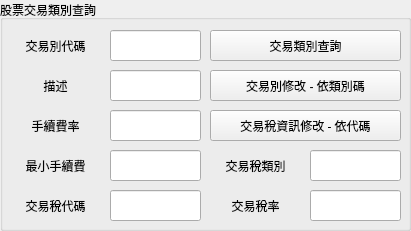
   <widget class="QGroupBox" name="groupBox_stock_trading_type">
    <property name="geometry">
     <rect>
      <x>20</x>
      <y>420</y>
      <width>411</width>
      <height>231</height>
     </rect>
    </property>
    <property name="title">
     <string>股票交易類別查詢</string>
    </property>
    <widget class="QPushButton" name="pushButton_stt_select">
     <property name="geometry">
      <rect>
       <x>210</x>
       <y>30</y>
       <width>191</width>
       <height>31</height>
      </rect>
     </property>
     <property name="font">
      <font>
       <pointsize>9</pointsize>
      </font>
     </property>
     <property name="text">
      <string>交易類別查詢</string>
     </property>
    </widget>
    <widget class="QLabel" name="label_3">
     <property name="geometry">
      <rect>
       <x>10</x>
       <y>70</y>
       <width>91</width>
       <height>31</height>
      </rect>
     </property>
     <property name="text">
      <string>描述</string>
     </property>
     <property name="alignment">
      <set>Qt::AlignCenter</set>
     </property>
    </widget>
    <widget class="QLabel" name="label_28">
     <property name="geometry">
      <rect>
       <x>10</x>
       <y>30</y>
       <width>91</width>
       <height>31</height>
      </rect>
     </property>
     <property name="text">
      <string>交易別代碼</string>
     </property>
     <property name="alignment">
      <set>Qt::AlignCenter</set>
     </property>
    </widget>
    <widget class="QPushButton" name="pushButton_stt_update_by_sttid">
     <property name="geometry">
      <rect>
       <x>210</x>
       <y>70</y>
       <width>191</width>
       <height>31</height>
      </rect>
     </property>
     <property name="font">
      <font>
       <pointsize>9</pointsize>
      </font>
     </property>
     <property name="text">
      <string>交易別修改 - 依類別碼</string>
     </property>
    </widget>
    <widget class="QPushButton" name="pushButton_stt_tax_update_by_taxid">
     <property name="geometry">
      <rect>
       <x>210</x>
       <y>110</y>
       <width>191</width>
       <height>31</height>
      </rect>
     </property>
     <property name="font">
      <font>
       <family>Microsoft JhengHei</family>
       <pointsize>9</pointsize>
      </font>
     </property>
     <property name="text">
      <string>交易稅資訊修改 - 依代碼</string>
     </property>
    </widget>
    <widget class="QLabel" name="label_5">
     <property name="geometry">
      <rect>
       <x>10</x>
       <y>110</y>
       <width>91</width>
       <height>31</height>
      </rect>
     </property>
     <property name="text">
      <string>手續費率</string>
     </property>
     <property name="alignment">
      <set>Qt::AlignCenter</set>
     </property>
    </widget>
    <widget class="QLabel" name="label_29">
     <property name="geometry">
      <rect>
       <x>10</x>
       <y>150</y>
       <width>91</width>
       <height>31</height>
      </rect>
     </property>
     <property name="text">
      <string>最小手續費</string>
     </property>
     <property name="alignment">
      <set>Qt::AlignCenter</set>
     </property>
    </widget>
    <widget class="QLabel" name="label_30">
     <property name="geometry">
      <rect>
       <x>10</x>
       <y>190</y>
       <width>91</width>
       <height>31</height>
      </rect>
     </property>
     <property name="text">
      <string>交易稅代碼</string>
     </property>
     <property name="alignment">
      <set>Qt::AlignCenter</set>
     </property>
    </widget>
    <widget class="QLabel" name="label_31">
     <property name="geometry">
      <rect>
       <x>210</x>
       <y>150</y>
       <width>91</width>
       <height>31</height>
      </rect>
     </property>
     <property name="text">
      <string>交易稅類別</string>
     </property>
     <property name="alignment">
      <set>Qt::AlignCenter</set>
     </property>
    </widget>
    <widget class="QLabel" name="label_32">
     <property name="geometry">
      <rect>
       <x>210</x>
       <y>190</y>
       <width>91</width>
       <height>31</height>
      </rect>
     </property>
     <property name="text">
      <string>交易稅率</string>
     </property>
     <property name="alignment">
      <set>Qt::AlignCenter</set>
     </property>
    </widget>
    <widget class="QLineEdit" name="lineEdit_stt_sttid">
     <property name="geometry">
      <rect>
       <x>110</x>
       <y>30</y>
       <width>91</width>
       <height>31</height>
      </rect>
     </property>
    </widget>
    <widget class="QLineEdit" name="lineEdit_stt_description">
     <property name="geometry">
      <rect>
       <x>110</x>
       <y>70</y>
       <width>91</width>
       <height>31</height>
      </rect>
     </property>
    </widget>
    <widget class="QLineEdit" name="lineEdit_stt_fee_rate">
     <property name="geometry">
      <rect>
       <x>110</x>
       <y>110</y>
       <width>91</width>
       <height>31</height>
      </rect>
     </property>
    </widget>
    <widget class="QLineEdit" name="lineEdit_stt_fee_min">
     <property name="geometry">
      <rect>
       <x>110</x>
       <y>150</y>
       <width>91</width>
       <height>31</height>
      </rect>
     </property>
    </widget>
    <widget class="QLineEdit" name="lineEdit_stt_tax_id">
     <property name="geometry">
      <rect>
       <x>110</x>
       <y>190</y>
       <width>91</width>
       <height>31</height>
      </rect>
     </property>
    </widget>
    <widget class="QLineEdit" name="lineEdit_stt_tax_rate">
     <property name="geometry">
      <rect>
       <x>310</x>
       <y>190</y>
       <width>91</width>
       <height>31</height>
      </rect>
     </property>
    </widget>
    <widget class="QLineEdit" name="lineEdit_stt_tax_type">
     <property name="geometry">
      <rect>
       <x>310</x>
       <y>150</y>
       <width>91</width>
       <height>31</height>
      </rect>
     </property>
    </widget>
   </widget>
